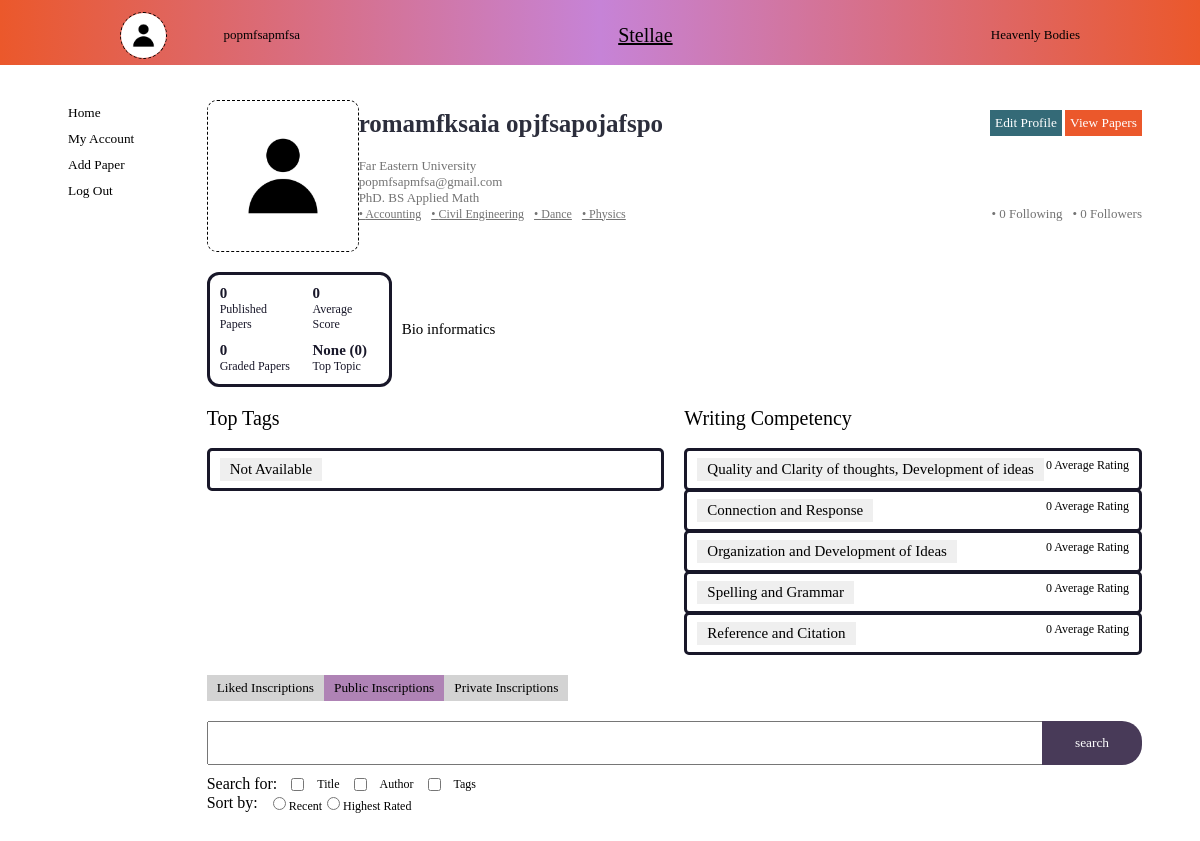
Screenshot of /profile/account_view.php?UserId=34 (signed in) with the database file from the repository.
### tables this page shows
CREATE TABLE `users` (
  `user_id` int(11) NOT NULL,
  `first_name` varchar(50) NOT NULL,
  `last_name` varchar(50) NOT NULL,
  `email` varchar(50) NOT NULL,
  `user_name` varchar(50) NOT NULL,
  `password_hash` varchar(255) NOT NULL,
  `education_level_id` int(11) DEFAULT NULL,
  `school_id` int(11) DEFAULT NULL,
  `register_date` datetime DEFAULT current_timestamp(),
  `profile_descriptions` varchar(220) DEFAULT NULL,
  `program` varchar(255) DEFAULT NULL,
  `image_dir` varchar(100) DEFAULT NULL
);

CREATE TABLE `school_options` (
  `school_id` int(11) NOT NULL,
  `school_name` varchar(256) NOT NULL
);

CREATE TABLE `education_level_options` (
  `education_level_id` int(11) NOT NULL,
  `education_level_name` varchar(50) NOT NULL
);

### profile/account_view.php (the view, shortened to what this page needs)
<?php
	$host = 'localhost';
	$username = 'Romand';
	$password = 'Romand';
	$database = 'stellae';
	$conn = mysqli_connect($host, $username, $password, $database);
	$userId = $_GET['UserId'];
	$query = "SELECT * FROM users WHERE user_id = $userId";
	$result = mysqli_query($conn, $query);
	if ($result && $user = mysqli_fetch_assoc($result)) {
	}
?>
<!DOCTYPE html>
<html>
<head>
	<link rel="stylesheet" type="text/css" href="account_page.css">
	<link rel="stylesheet" type="text/css" href="modal_update.css">
</head>
<body>
	<div class="header">
		<div class="account">
			<?php
					if ($_SESSION['image_dir']) {
						echo "<img class='username_image' src='../{$_SESSION['image_dir']}' alt='User Image'>";
					} else {
						echo "<img class='username_image' src='../imgDirectory/default.jpg' alt='Default Image'>";
					}
			?>
			<p class="username"><?php echo htmlspecialchars($_SESSION['user_name']); ?></p>
		</div>
		<a id="stellae" href="../feed/home_page.php">Stellae</a>
		<p class="team_name">Heavenly Bodies</p>
	</div>
	<div class="whole_user_with_main_connection">
		<div class="main_connection">
		<?php
		echo '<button onclick="redirectToPage(0, ' . $_SESSION['user_id'] . ')" class="connection_btn">Home</button>';
		echo '<button onclick="redirectToPage(1, ' . $_SESSION['user_id'] . ')" class="connection_btn connection_btn1">My Account</button>';
		echo '<button onclick="redirectToPage(2, ' . $_SESSION['user_id'] . ')" class="connection_btn connection_btn2">Add Paper</button>';
		echo '<button onclick="redirectToPage(3, ' . $_SESSION['user_id'] . ')" class="connection_btn connection_btn3">Log Out</button>';
		?>
		</div>
		<div class="account_details">
			<div class="our_user">
				<?php
				$imageQuery = "SELECT image_dir FROM users
				WHERE users.user_id = ?";
			$stmt = mysqli_prepare($conn, $imageQuery);
			if ($stmt) {
				mysqli_stmt_bind_param($stmt, "i", $userId);
				mysqli_stmt_execute($stmt);
				mysqli_stmt_bind_result($stmt, $imageDir);
				if ($imageDir) {
					echo "<img class='profile_image' src='../$imageDir' alt='User Image'>";
				} else {
					echo "<img class='profile_image' src='../imgDirectory/default.jpg' alt='Default Image'>";
				}
			} else {
				echo "Error preparing SQL statement.";
			}
				?>
				<div class="user_details">
					<div class="username_with_edit_profile">
						<p class="username_hero"><?php echo htmlspecialchars($user['first_name'].' '.$user['last_name']) ?></p>
						<div>
							<?php
								$view_profileID = $_GET['UserId'];
								if ($view_profileID == $_SESSION['user_id']){
									echo "<button onclick='toggle_scale(`update_del_form`)' class='edit_profile'>Edit Profile</button>";
								}
							?>
							<button onclick="autoScroll()" class="view_papers_profile">View Papers</button>
						</div>
					</div>
					<div class="div_for_user_details">
						<p>
							<?php
								$schoolQuery = "SELECT school_options.school_name
								FROM users
								JOIN school_options ON users.school_id = school_options.school_id
								WHERE users.user_id = $userId;";
								$school = mysqli_query($conn, $schoolQuery);
								if ($school) {
									while ($row = mysqli_fetch_assoc($school)) {
										$schoolName = $row['school_name'];
										echo '<p class="username">' . htmlspecialchars($schoolName) . '</p>';
									}
								} else {
									echo 'Query failed: ' . mysqli_error($conn);
								}
							?>
						</p>
						<p>
							<?php
								echo htmlspecialchars($user['email'])
							?>
						</p>
						<p>
							<?php
								$educationLevelQuery = "SELECT education_level_options.education_level_name
								FROM users
								JOIN education_level_options ON users.education_level_id = education_level_options.education_level_id
								WHERE users.user_id = $userId;";
								$educationLevelResult = mysqli_query($conn, $educationLevelQuery);
								if ($educationLevelResult) {
									$row = mysqli_fetch_assoc($educationLevelResult);
									if ($row) {
										$educationLevel = $row['education_level_name'];
									} else {
										$educationLevel = "N/A";
									}
								} else {
								}
								echo "$educationLevel. ";
								if ($educationLevel != 'High School'){
									echo $user['program'];
								}
							?>
						</p>
						<div class="top_bottom_divs_user_related">
							<marquee class='marquee_tag_interest'>
								<?php
									$interestQuery = "SELECT
									interests.interest_name
								FROM
									user_interests
								JOIN interests ON user_interests.interest_id = interests.interest_id
								JOIN users ON user_interests.user_id = users.user_id
								WHERE
									users.user_id = $userId;";
									$interestsResult = mysqli_query($conn, $interestQuery);
									if ($interestsResult) {
										$interestsArray = array();
										while ($row = mysqli_fetch_assoc($interestsResult)) {
											$interestsArray[] = $row['interest_name'];
										}
									} else {
										echo 'Query failed: ' . mysqli_error($conn);
									}
									foreach($interestsArray as $interest){
										echo "<a href=''>&#8226; ${interest}</a>";
									}
								?>
							</marquee>
							<div class="follower_following">
								<p>&#8226;
									<?php
										$followingQuery = "SELECT COUNT(*) AS numFollowing
										FROM followers
										WHERE follower_id = $userId;";
										$followingResult = mysqli_query($conn, $followingQuery);
										if ($followingResult) {
											$row = mysqli_fetch_assoc($followingResult);
											$followingNumbers = $row['numFollowing'];
										} else {
										}
										echo $followingNumbers;
									?>
									Following</p>
								<p>&#8226;
									<?php
										$followerQuery = "SELECT COUNT(*) AS numFollowers
										FROM followers
										WHERE following_id = $userId;";
										$followerResult = mysqli_query($conn, $followerQuery);
										if ($followerResult) {
											$row = mysqli_fetch_assoc($followerResult);
											$followerNumbers = $row['numFollowers'];
										} else {
										}
										echo $followerNumbers;
									?>
								 Followers</p>
							</div>
						</div>
					</div>
				</div>
			</div>
			<div class="account_details_stats">
				<div class="stat_summary">
					<div class="top_stat_summary">
						<div class="numbers_stat_summary">
							<?php
								$sql_query = "SELECT COUNT(post_id) as postNum
								FROM posts
								WHERE author_id = {$_GET['UserId']} and privacy = 'public';;";
								$result = mysqli_query($conn,$sql_query);
								$row = mysqli_fetch_assoc($result)['postNum'];
								echo "<p class='stats'>${row}</p>"
							?>
							<p>Published Papers</p>
						</div>
						<div class="numbers_stat_summary">
							<?php
								$sql_query = "SELECT COUNT(*) as gradeNum FROM post_ratings WHERE user_id = {$_GET['UserId']};";
								$result = mysqli_query($conn,$sql_query);
								$row = mysqli_fetch_assoc($result)['gradeNum'];
								echo "<p class='stats'>${row}</p>"
							?>
							<p>Graded Papers</p>
						</div>
					</div>
					<div class="bottom_stat_summary">
						<div class="numbers_stat_summary">
							<?php
								$mean = array();
								if (count($mean)>0){
									$mean = round((array_sum($mean) / count($mean)),2);
									echo "<p class='stats'>${mean}</p>";
								}else{
									echo "<p class='stats'>0</p>";
								}
							?>
							<p>Average Score</p>
						</div>
						<div class="numbers_stat_summary">
						<?php
								$posts = array();
								$posts = array_column($posts, 0);
								if (count($posts)>0){
									$posts = implode(',', $posts);
									$sql_query = "SELECT interest_id, MAX(count_criteria) AS max_count
										FROM (
											SELECT post_id, interest_id, COUNT(interest_id) as count_criteria
											FROM post_interests
											WHERE post_id IN ($posts)
											GROUP BY interest_id
										) AS something;";
									$result = mysqli_query($conn, $sql_query);
									$row = mysqli_fetch_row($result);
									$interest_id = $row[0];
									$quantity = $row[1];
									$sql_query = "SELECT interest_name FROM interests WHERE interest_id = $interest_id;";
									$result = mysqli_query($conn, $sql_query);
									$row = mysqli_fetch_row($result)[0];
									echo "<p class='stats'>$row ($quantity)</p>";
								}else{
									echo "<p class='stats'>None (0)</p>";
								}
							?>
							<p>Top Topic</p>
						</div>
					</div>
				</div>
				<div>
					<div class="quick_description">
					<?php echo htmlspecialchars($user['profile_descriptions']); ?>
					</div>
				</div>
			</div>
			<div class="statisticss">
				<div class='prime_competencies'>
					<div class="top5_tags_user">
						<p class="Title">Top Tags</p>
						<?php
							$posts = array();
							$posts = array_column($posts, 0);
							if (count($posts)>0){
								$posts = implode(',', $posts);
								$sql_query = "SELECT
								interests.interest_name,
								interests.interest_id,
								(AVG(post_ratings.scale_id_thought_quality) +
								AVG(post_ratings.scale_id_connection_response) +
								AVG(post_ratings.scale_id_idea_organization) +
								AVG(post_ratings.scale_id_language_accuracy) +
								AVG(post_ratings.scale_id_references_citations)) / 5 as avg_score
								FROM post_ratings,post_interests,interests
								WHERE post_ratings.post_id IN ($posts)
								AND post_ratings.post_id = post_interests.post_id
								AND post_interests.interest_id = interests.interest_id
								GROUP BY post_interests.interest_id ORDER BY `avg_score` DESC
								LIMIT 5;";
								$result = mysqli_query($conn, $sql_query);
								$topic_scores = array();
								while ($row = mysqli_fetch_row($result)) {
									$topic_scores[] = $row;
								}
								$interestIDs = array_column($topic_scores, 1);
								foreach($interestIDs as $ind => $id_interest){
									$sql_query = "SELECT COUNT(*)
									as count FROM post_interests
									WHERE interest_id = $id_interest;";
									$result = mysqli_query($conn, $sql_query);
									$row = mysqli_fetch_row($result);
									$topic_scores[$ind][2] = round($topic_scores[$ind][2],2);
									$topic_scores[$ind][1] = $row[0];
								}
								if(count($topic_scores)>0){
									foreach ($topic_scores as $topic_score) {
										echo '<div class = "top5_topics">';
												echo '<div>';
													echo "<button class = 'topic_btn'>${topic_score[0]}</button>";
												echo '</div>';
												echo '<div class = "rating_topics">';
													echo "<p><span>${topic_score[1]}</span> Posts</p>";
													echo "<p><span>${topic_score[2]}</span> Average Rating</p>";
												echo '</div>';
											echo '</div>';
										}
								}else{
									echo '<div class = "top5_topics">';
										echo "<button class = 'topic_btn'>Not Available</button>";
									echo '</div>';
								}
							}else{
								echo '<div class = "top5_topics">';
									echo "<button class = 'topic_btn'>Not Available</button>";
								echo '</div>';
							}
						?>
					</div>
					<div>
						<p class="Title">Writing Competency</p>
						<?php
							$posts = array();
							$posts = array_column($posts, 0);
							if(count($posts)>0){
								$posts = implode(',', $posts);
								$sql_query = "SELECT AVG(scale_id_thought_quality),
								AVG(scale_id_connection_response),
								AVG(scale_id_idea_organization),
								AVG(scale_id_language_accuracy),
								AVG(scale_id_references_citations)
								FROM post_ratings WHERE post_id in ($posts);";
								$result = mysqli_query($conn,$sql_query);
								$row = array_map('floatval',mysqli_fetch_row($result));
								$topic_scores = array(
													array("Quality and Clarity of thoughts, Development of ideas",round($row[0],2)),
													array("Connection and Response",round($row[1],2)),
													array("Organization and Development of Ideas",round($row[2],2)),
													array("Spelling and Grammar",round($row[3],2)),
													array("Reference and Citation",round($row[4],2))
													);
							}else{
								$topic_scores = array(
									array("Quality and Clarity of thoughts, Development of ideas",0),
									array("Connection and Response",0),
									array("Organization and Development of Ideas",0),
									array("Spelling and Grammar",0),
									array("Reference and Citation",0)
									);
							}
							foreach ($topic_scores as $topic_score) {
								echo '<div class = "top5_topics">';
									echo '<div>';
										echo "<button class = 'topic_btn'>${topic_score[0]}</button>";
									echo '</div>';
									echo '<div class = "rating_topics">';
										echo "<p><span>${topic_score[1]}</span> Average Rating</p>";
									echo '</div>';
								echo '</div>';
							}
						?>
					</div>
				</div>
				<div id='paper_top_paper' class="paper_top_paper">
					<div id='incription_types'>
						<button onclick='updateType(0)' class='chosen_inscription'>Liked Inscriptions</button>
						<button onclick='updateType(1)' class='chosen_inscription selected_inscription'>Public Inscriptions</button>
						<?php
							$view_profileID = $_GET['UserId'];
							if ($view_profileID == $_SESSION['user_id']){
								echo "<button onclick='updateType(2)' class='chosen_inscription'>Private Inscriptions</button>";
							}
						?>
					</div>
					<div class="all_filters">
						<div class="search_filter_container">
							<input id="searchBar" type="text" name="search" class="search_filter">
							<button onclick='searchFor()' class='search_it_btn'>search</button>
						</div>
						<div class="search_sort_div">
							<div class="filters_check">
								<p>Search for: </p>
								<?php
									$filters = array('Title','Author','Tags');
									foreach($filters as $filter){
										echo '<div class="checkbox_filter">';
											echo "<input id='${filter}' type='checkbox' name='${filter}'/>";
											echo "<label>${filter}</label>";
										echo '</div>';
									}
								?>
							</div>
							<div class="filters_check">
								<p>Sort by: </p>
								<form id='sorting'>
								<?php
									$filters = array('Recent','Highest Rated');
									foreach($filters as $filter){
											echo "<input id=${filter} type='radio' name='sortBy' value='${filter}'/>";
											echo "<label>${filter}</label>";
									}
								?>
								</form>
							</div>
						</div>
					</div>
					<div class="paper_top_paper" id='papers_location'>
					</div>
				</div>
			</div>
		</div>
</body>
</html>

### rows the page displays
users: first_name+last_name "romamfksaia opjfsapojafspo", email "popmfsapmfsa@gmail.com", program "BS Applied Math", profile_descriptions "Bio informatics"
school_options: school_name "Far Eastern University"
education_level_options: education_level_name "PhD"

### other values shown
$_SESSION['user_name'] "popmfsapmfsa"
interest "Accounting"
interest "Civil Engineering"
interest "Dance"
interest "Physics"
$followingNumbers "0"
$followerNumbers "0"
row "0"
topic_score[0] "Quality and Clarity of thoughts, Development of ideas"
topic_score[0] "Connection and Response"
topic_score[0] "Organization and Development of Ideas"
topic_score[0] "Spelling and Grammar"
topic_score[0] "Reference and Citation"
filter "Title"
filter "Author"
